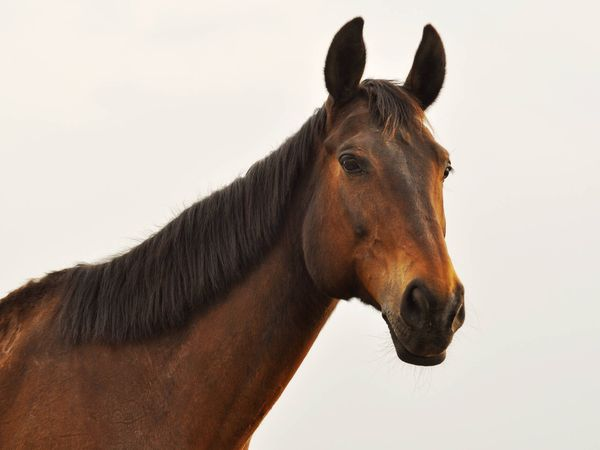
#> input picture caballo.jpg, 600 x 450 px
$ python Prueba.py
#> lines starting #> are read from the running program, lines starting #| are printed output that depends on the picture; after the words box and inside, x2 and y2 are one past the last pixel; in counts of white or black regions, pixels touching at a corner belong together
import cv2
import numpy as np

def organizar_imagenes(imagenes, filas, columnas, escala=0.3):
    h, w = int(imagenes[0].shape[0] * escala), int(imagenes[0].shape[1] * escala)
    imagenes_redimensionadas = [cv2.resize(img, (w, h)) for img in imagenes]

    imagen_grilla = np.zeros((h * filas, w * columnas, 3), dtype=np.uint8)

    for idx, img in enumerate(imagenes_redimensionadas):
        if idx >= filas * columnas:
            break  # Evita exceder la cuadrícula
        fila = idx // columnas
        columna = idx % columnas
        imagen_grilla[fila * h:(fila + 1) * h, columna * w:(columna + 1) * w] = img

    return imagen_grilla

# Cargar imagen
imagen = cv2.imread("caballo.jpg").astype(np.float32)

def cambiar_tono(imagen, canal):
    imagen_modificada = imagen.copy()
    imagen_modificada[:, :, canal] = np.clip(imagen_modificada[:, :, canal] * 1.5, 0, 255)
    return imagen_modificada.astype(np.uint8)

def to_chromatic_coordinates(img):
    img = img.astype(np.float32)
    sum_channels = np.sum(img, axis=2, keepdims=True) + 1e-6
    return img / sum_channels

def white_patch(imagen):
    max_values = np.max(imagen, axis=(0, 1))
    imagen_white_patch = (imagen / max_values) * 255
    return np.clip(imagen_white_patch, 0, 255).astype(np.uint8)

def clasificador(imagen):
    m, n, c = imagen.shape
    imagenr = np.zeros((m, n))

    for x in range(m):
        for y in range(n):
            rgb = imagen[x, y, 0] + imagen[x, y, 1] + imagen[x, y, 2]
            if rgb > 0:
                imagenr[x, y] = imagen[x, y, 2] / rgb

    mask = imagenr > 0.4
    return (mask * 255).astype(np.uint8)

# Aplicar White Patch antes de modificar los tonos
imagen_wp1 = white_patch(imagen)
#> in white_patch, `max_values = np.max(imagen, axis=(0, 1))`: max_values = [255, 255, 255]
#> in white_patch, returned value is the input picture: shape (450, 600, 3); mean B, G, R 154.1, 163.6, 176.7

# Crear imágenes modificadas
imagen_r = cambiar_tono(imagen_wp1, 2)
imagen_g = cambiar_tono(imagen_wp1, 1)
imagen_b = cambiar_tono(imagen_wp1, 0)
#> call 3 of cambiar_tono, with canal = 0
#> in cambiar_tono (call 3), `imagen_modificada[:, :, canal] = np.clip(imagen_modificada[:, :, canal..`:
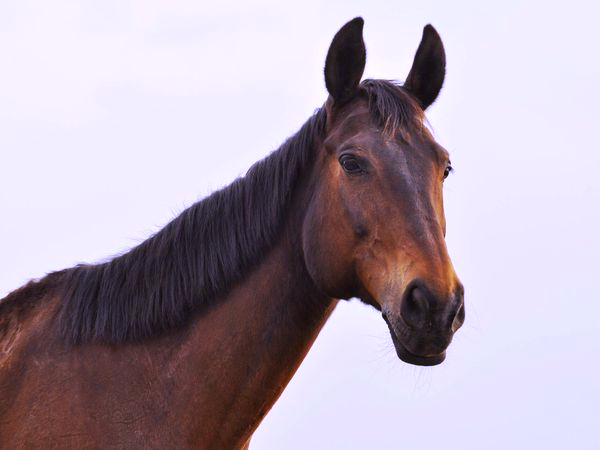
#> imagen_modificada: shape (450, 600, 3); mean B, G, R 176.9, 163.6, 176.7

# Aplicar coordenadas cromáticas
imagen_crom1 = to_chromatic_coordinates(imagen_wp1)
imagen_crom2 = to_chromatic_coordinates(imagen_r)
imagen_crom3 = to_chromatic_coordinates(imagen_g)
imagen_crom4 = to_chromatic_coordinates(imagen_b)
#> in to_chromatic_coordinates (call 4), `return img / sum_channels`:
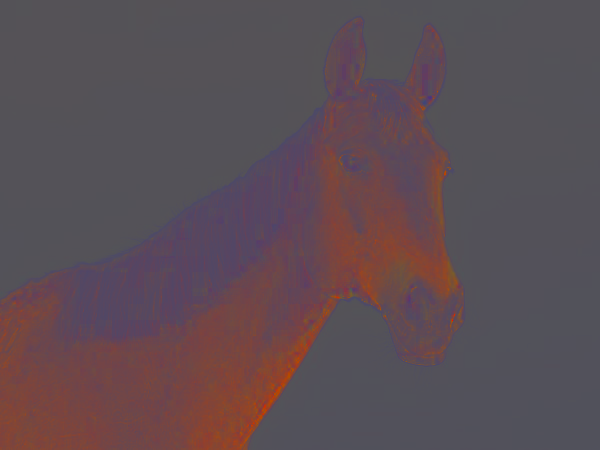
#> returned value: shape (450, 600, 3) float32; mean of channels 0, 1, 2 0.331, 0.305, 0.365; drawn as B, G, R

# Aplicar clasificador antes de White Patch
imagen_clas1 = clasificador(imagen_crom1)
#> after the loop in clasificador, `for x in range(m):`:
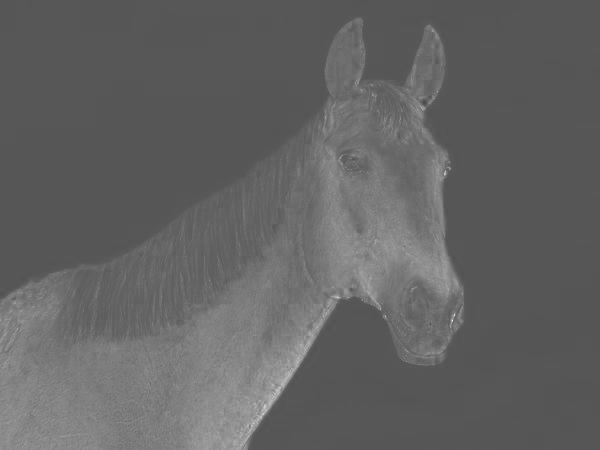
#> imagenr: shape (450, 600) float64; min 0.3, max 1, mean 0.39
#> in clasificador, `mask = imagenr > 0.4`:
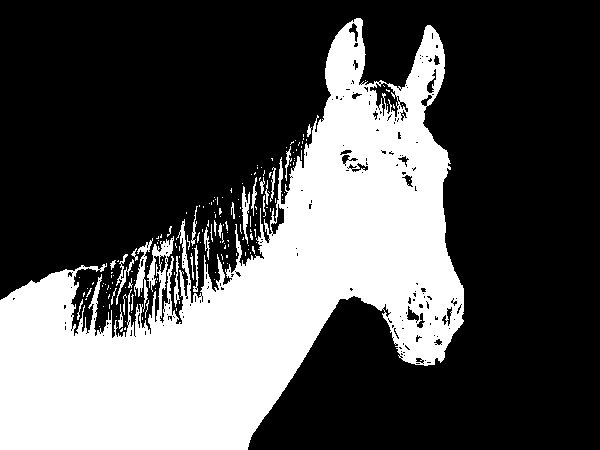
#> mask: shape (450, 600) bool; 32.8% white; 171 white regions (141 under 20 px), largest, box (x1, y1, x2, y2) and area: (0, 18, 464, 450) 85906, (134, 238, 153, 312) 394, (242, 186, 250, 244) 235
imagen_clas2 = clasificador(imagen_crom2)
#> after the loop in clasificador (call 2), `for x in range(m):`:
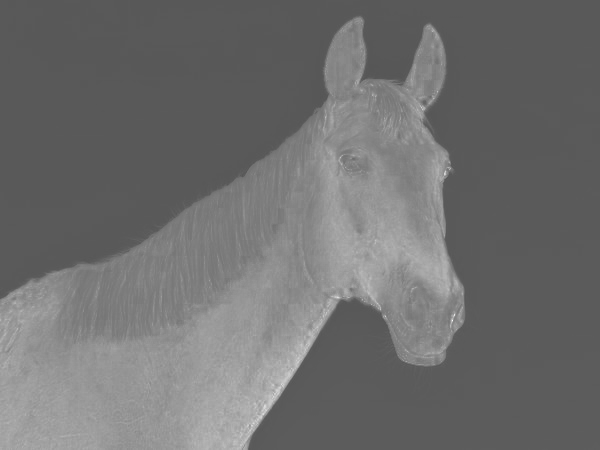
#> imagenr: shape (450, 600) float64; min 0.335, max 1, mean 0.436
#> in clasificador (call 2), `mask = imagenr > 0.4`: mask: shape (450, 600) bool; 39.1% white; 2 white regions (1 under 20 px), largest, box (x1, y1, x2, y2) and area: (0, 16, 465, 450) 105477
imagen_clas3 = clasificador(imagen_crom3)
#> in clasificador (call 3), `mask = imagenr > 0.4`: mask: shape (450, 600) bool; 20.7% white; 319 white regions (294 under 20 px), largest, box (x1, y1, x2, y2) and area: (0, 100, 463, 450) 53263, (409, 95, 437, 150) 416, (414, 342, 446, 359) 205
imagen_clas4 = clasificador(imagen_crom4)
#> in clasificador (call 4), `mask = imagenr > 0.4`:
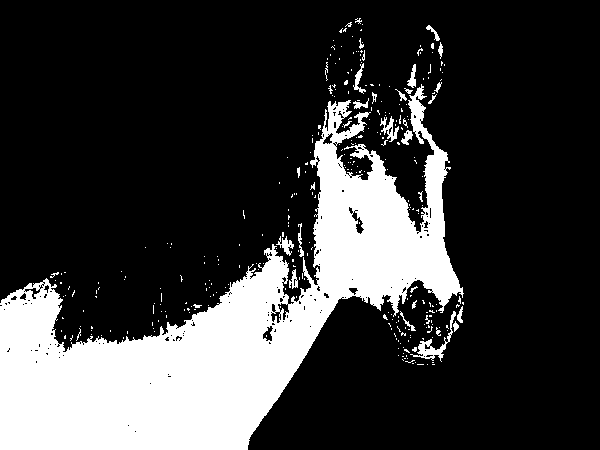
#> mask: shape (450, 600) bool; 23% white; 314 white regions (282 under 20 px), largest, box (x1, y1, x2, y2) and area: (0, 84, 464, 450) 58962, (410, 311, 456, 362) 420, (380, 116, 399, 142) 200

# Aplicar clasificador después de White Patch
imagen_clas_wp1 = clasificador(to_chromatic_coordinates(imagen_wp1))
imagen_clas_wp2 = clasificador(to_chromatic_coordinates(imagen_r))
imagen_clas_wp3 = clasificador(to_chromatic_coordinates(imagen_g))
imagen_clas_wp4 = clasificador(to_chromatic_coordinates(imagen_b))

# Convertir imágenes en escala de grises a 3 canales para visualización uniforme
imagenes = [imagen_wp1, imagen_r, imagen_g, imagen_b, imagen_crom1, imagen_crom2, imagen_crom3, imagen_crom4,
            imagen_clas1, imagen_clas2, imagen_clas3, imagen_clas4, imagen_clas_wp1, imagen_clas_wp2, imagen_clas_wp3, imagen_clas_wp4]
imagenes = [cv2.cvtColor(img, cv2.COLOR_GRAY2BGR) if len(img.shape) == 2 else img for img in imagenes]
#> imagenes = 16 items

# Crear la imagen en cuadrícula con reducción de tamaño
grid = organizar_imagenes(imagenes, 4, 4, escala=0.3)
#> the loop in organizar_imagenes, `for idx, img in enumerate(imagenes_redimensionadas):` made 16 passes
#> (fila, columna) on passes 1 to 12: (0, 0), (0, 1), (0, 2), (0, 3), (1, 0), (1, 1), (1, 2), (1, 3), (2, 0), (2, 1), (2, 2), (2, 3)
#> after the loop in organizar_imagenes, `for idx, img in enumerate(imagenes_redimensionadas):`:
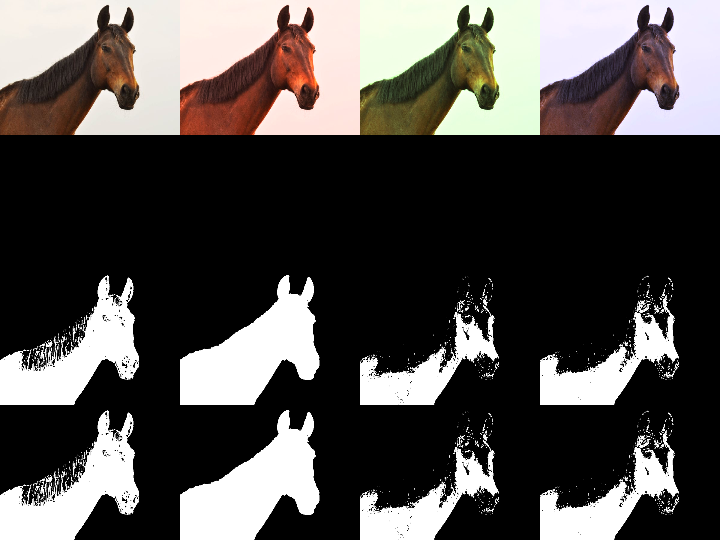
#> imagen_grilla: shape (540, 720, 3); mean of channels 0, 1, 2 76.8, 79.1, 82.5; drawn as B, G, R

# Mostrar imagen en una sola ventana
cv2.imshow("Comparación de imágenes", grid)
cv2.waitKey(0)
cv2.destroyAllWindows()
